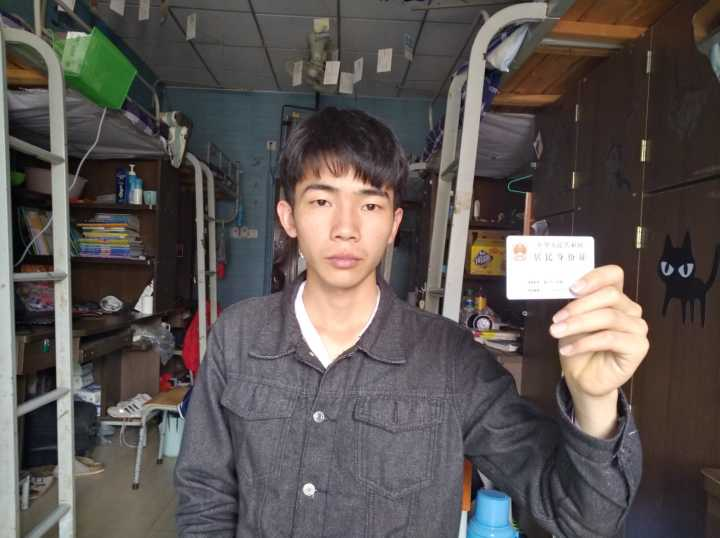
#> input picture 简单ps/龙文峻.jpg, 720 x 538 px, found by its file name
$ python untitledps.py
#> lines starting #> are read from the running program, lines starting #| are printed output that depends on the picture; after the words box and inside, x2 and y2 are one past the last pixel; in counts of white or black regions, pixels touching at a corner belong together
# -*- coding: utf-8 -*-
"""
Created on Sat May 12 14:58:36 2018

@author: 郭汕
"""
from PIL import Image
im = Image.open('D:\龙文峻.jpg')
#> im is the input picture: PIL image 720x538 RGB; mean R, G, B 91.6, 85.1, 82.9
r, g, b = im.split()
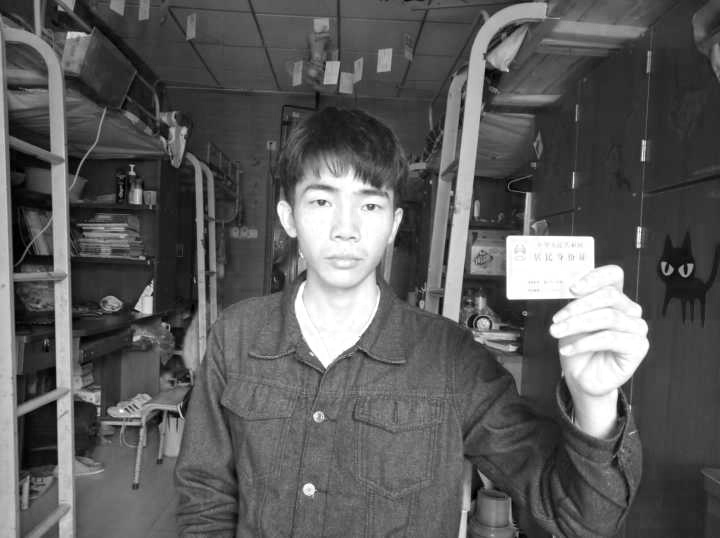
#> r: PIL image 720x538 L; min 0, max 255, mean 91.6
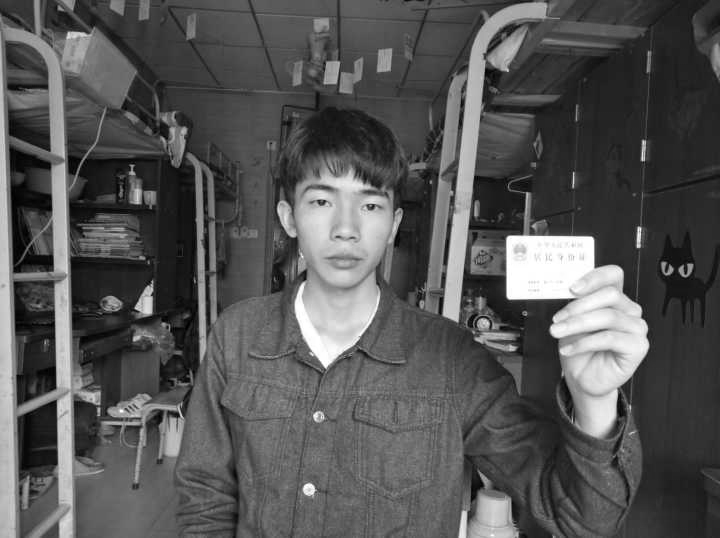
#> g: PIL image 720x538 L; min 0, max 255, mean 85.1
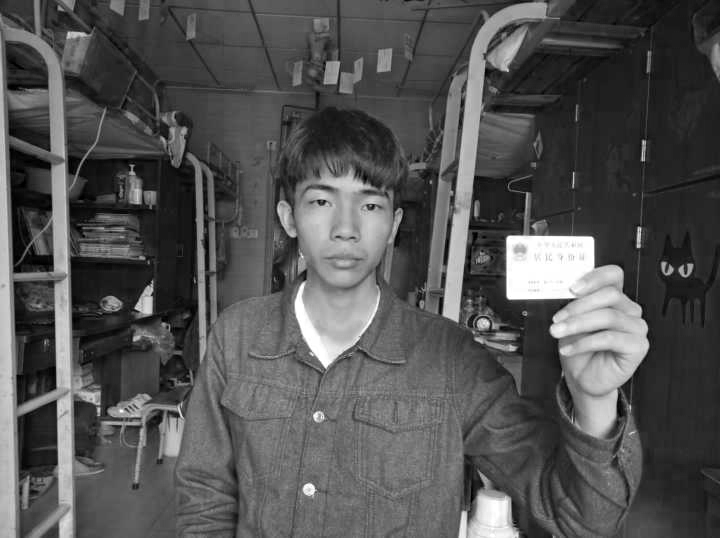
#> b: PIL image 720x538 L; min 0, max 255, mean 82.9
newr = r.point(lambda i:i*0.8)
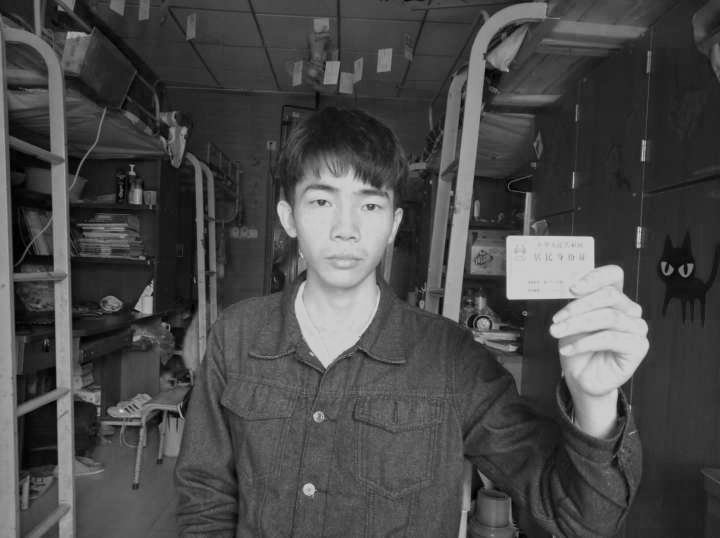
#> newr: PIL image 720x538 L; min 0, max 204, mean 73.3
newb = b.point(lambda i:i*0.5)
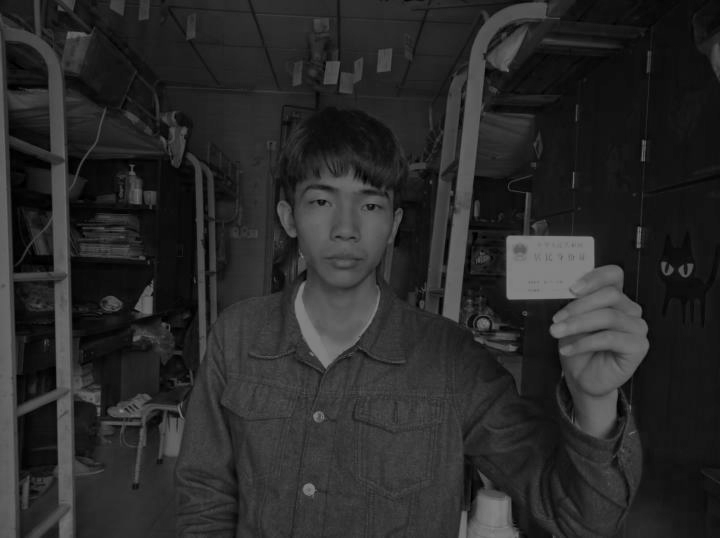
#> newb: PIL image 720x538 L; min 0, max 128, mean 41.5
newg = g.point(lambda i:i<120)
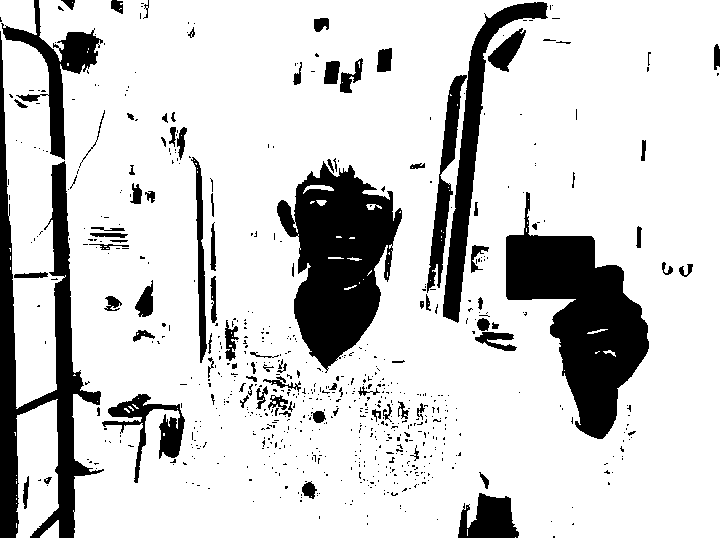
#> newg: PIL image 720x538 L; values 0 (black) and 1 (white), 81.7% white; 709 black regions (613 under 20 px), largest, box (x1, y1, x2, y2) and area: (506, 192, 649, 439) 15664, (277, 161, 402, 373) 14827, (0, 31, 104, 538) 12914
om = Image.merge(im.mode,(newr,newb,newg))
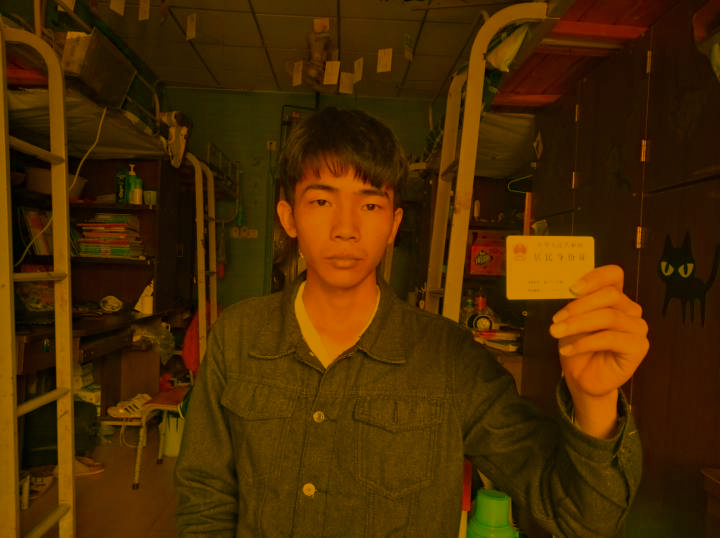
#> om: PIL image 720x538 RGB; mean R, G, B 73.3, 41.5, 0.8
om.save('D:\新龙文峻.jpg')
